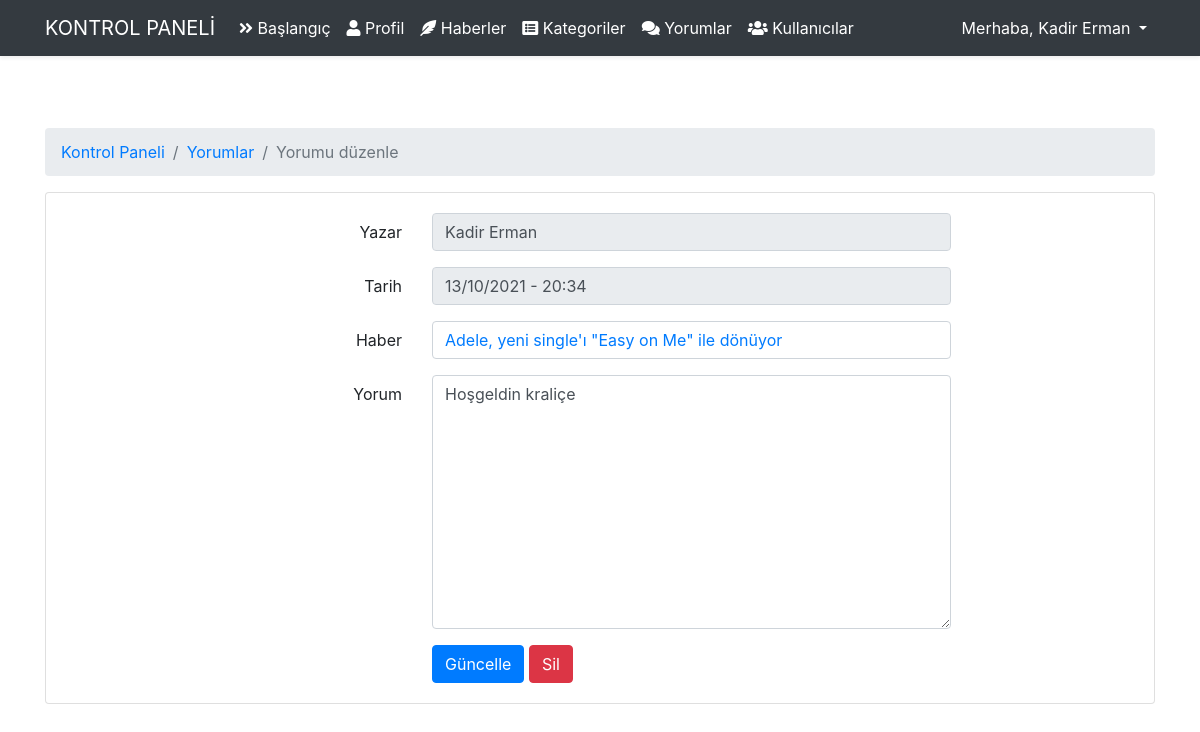
/admin/comment/edit?id=2 (signed in), run on the app's committed database.
### tables this page shows
CREATE TABLE `users` (
  `id` int(11) NOT NULL,
  `name` varchar(255) NOT NULL,
  `lastname` varchar(255) NOT NULL,
  `email` varchar(255) NOT NULL,
  `password` varchar(255) NOT NULL,
  `role_level` int(11) NOT NULL DEFAULT 1
);

CREATE TABLE `comments` (
  `id` int(11) NOT NULL,
  `content` text NOT NULL,
  `date` timestamp NOT NULL DEFAULT current_timestamp(),
  `user_id` int(11) DEFAULT NULL,
  `news_id` int(11) NOT NULL
);

### core/Router.php (called while the page is built, shortened)
<?php
class Router
{
    public Request $request;
    protected array $routes = [];
    public function __construct(Request $request)
    {
        $this->request = $request;
    }
    public function get($path, $callback)
    {
        $this->routes['get'][$path] = $callback;
    }
    public function post($path, $callback)
    {
        $this->routes['post'][$path] = $callback;
    }
    public function resolve()
    {
        $path = $this->request->getPath();
        $method = $this->request->method();
        $callback = $this->routes[$method][$path] ?? false;
        if (is_array($callback)) {
            $controller = new $callback[0]();
            $controller->action = $callback[1];
            $callback[0] = $controller;
        }
        return call_user_func($callback, $this->request);
    }
    public function view(string $view, ?string $title = null, array $data = [])
    {
        require_once __DIR__ . "/../app/views/$view.php";
        return ob_get_clean();
    }
}

### core/Controller.php (called while the page is built, shortened)
<?php
abstract class Controller
{
    public static function view(string $view, ?string $title = null, array $data = [])
    {
        return Application::$app->router->view($view, $title, $data);
    }
}

### app/Controllers/Admin/CommentController.php (called while the page is built, shortened)
<?php
class CommentController extends Controller
{
    public function edit(Request $request)
    {
        $id = $request->getBody()['id'] ?? null;
        $comments = Comment::where([
            'id'    => $id
        ]);
        $post = (new Comment())->getNews($comments[0]['news_id']);
        $comments[0]['date'] = date("d/m/Y - H:i", strtotime($comments[0]['date']));
        $comments[0]['news'] = $post['title'];
        if ($comments[0]['user_id'] === null) {
            $comments[0]['user'] = "Anonim";
        } else {
            $user = (new Comment())->getUser($comments[0]['user_id']);
            $comments[0]['user'] = $user['name'] . " " . $user['lastname'];
        }
        $comments = $comments[0];
        return $this->view('auth/admin/comment-edit', 'Yorumu düzenle', compact('comments'));
    }
}

### public/index.php (called while the page is built, shortened)
<?php
$app = new Application();
$app->run();

### core/Session.php (called while the page is built, shortened)
<?php
class Session
{
    public static function get($key)
    {
        return !empty($_SESSION[$key]) ? $_SESSION[$key] : null;
    }
}

### core/DB.php (called while the page is built, shortened)
<?php
class DB
{
    public static function connection()
    {
        $env = parse_ini_file(__DIR__ . '/../.env');
        $host = $env['DB_HOST'];
        $database = $env['DB_DATABASE'];
        $username = $env['DB_USERNAME'];
        $password = $env['DB_PASSWORD'];
        try {
            $dsn = "mysql:host=$host; dbname=$database;";
            $pdo = new PDO($dsn, $username, $password);
            return $pdo;
        } catch (PDOException $e) {
            echo "Veritabanı hatası " . $e->getMessage();
            Logger::emergency('Veritabanına bağlanamadı.', [false]);
            exit();
        }
    }
    public static function find(string $table, mixed $id)
    {
        $db = self::connection();
        $stm = $db->prepare("SELECT * FROM $table WHERE id = :id");
        $stm->bindParam(":id", $id);
        $stm->execute();
        return $stm->fetch(PDO::FETCH_ASSOC);
    }
    public static function where($table, array $values)
    {
        $section = '';
        $is_first = true;
        foreach ($values as $column => $value) {
            $section .= $is_first ? "$column = :$column" : " and $column = :$column";
            $is_first = false;
        }
        $db = self::connection();
        $stm = $db->prepare("SELECT * FROM $table WHERE $section");
        foreach ($values as $column => $value) {
            $stm->bindValue(":$column", $value);
        }
        $stm->execute();
        return $stm->fetchAll(PDO::FETCH_ASSOC);
    }
}

### core/Model.php (called while the page is built, shortened)
<?php
abstract class Model
{
    public static function find(int $id) {
        $table = static::$table;
        return DB::find($table, $id);
    }
    public static function where(array $values) {
        $table = static::$table;
        return DB::where($table, $values);
    }
}

### app/Models/Comment.php (called while the page is built, shortened)
<?php
class Comment extends Model
{
    public function getUser(int $user_id)
    {
        return User::find($user_id);
    }
    public function getNews(int $news_id)
    {
        return News::find($news_id);
    }
}

### app/views/auth/admin/comment-edit.php (the view, shortened to what this page needs)
<?php use Core\Session;
require __DIR__ . '/layouts/header.php';?>
    <div class="container">
        <div class="row justify-content-center py-5">
            <div class="col-md-12">
                <nav aria-label="breadcrumb">
                    <ol class="breadcrumb">
                        <li class="breadcrumb-item"><a href="/admin">Kontrol Paneli</a></li>
                        <li class="breadcrumb-item"><a href="/admin/comment">Yorumlar</a></li>
                        <li class="breadcrumb-item active" aria-current="page"><?= $title ?></li>
                    </ol>
                </nav>
                <div class="card">
                    <div class="card-body">
                        <form action="" method="POST">
                            <div class="form-group row">
                                <label for="title" class="col-md-4 col-form-label text-md-right">Yazar</label>
                                <div class="col-md-6">
                                    <input id="title" type="text" class="form-control" name="title" required autocomplete="title" value="<?= $comments['user'] ?>" readonly>
                                </div>
                            </div>
                            <div class="form-group row">
                                <label for="title" class="col-md-4 col-form-label text-md-right">Tarih</label>
                                <div class="col-md-6">
                                    <input id="title" type="text" class="form-control" name="title" required autocomplete="title" value="<?= $comments['date'] ?>" readonly>
                                </div>
                            </div>
                            <div class="form-group row">
                                <label for="title" class="col-md-4 col-form-label text-md-right">Haber</label>
                                <div class="col-md-6">
                                    <div class="form-control">
                                        <a href="/news?id=<?= $comments['news_id'] ?>" target="_blank"><?= $comments['news'] ?></a>
                                    </div>
                                </div>
                            </div>
                            <div class="form-group row">
                                <label for="content" class="col-md-4 col-form-label text-md-right">Yorum</label>
                                <div class="col-md-6">
                                    <textarea name="content" class="form-control" id="content" cols="30" rows="10"><?= $comments['content'] ?></textarea>
                                </div>
                            </div>
                            <div class="form-group row mb-0">
                                <div class="col-md-6 offset-md-4">
                                    <button type="submit" name="submit" class="btn btn-primary" value="update">Güncelle</button>
                                    <button type="submit" name="submit" class="btn btn-danger" value="delete">Sil</button>
                                </div>
                            </div>
                        </form>
                    </div>
                </div>
            </div>
        </div>
    </div>
<?php require __DIR__ . '/layouts/footer.php';?>

### app/views/auth/admin/layouts/navbar.php (shortened to what this page needs)
<nav class="navbar navbar-expand-md navbar-dark bg-dark shadow-sm">
    <div class="container">
        <a class="navbar-brand text-uppercase" href="/admin">Kontrol Paneli</a>
        <div class="collapse navbar-collapse" id="navbars">
            <ul class="navbar-nav me-auto mb-2 mb-lg-0">
                <li class="nav-item">
                    <a class="nav-link text-white" aria-current="page" href="/admin">
                        <i class="fas fa-angle-double-right"></i>
                        Başlangıç
                    </a>
                </li>
                <li class="nav-item">
                    <a class="nav-link text-white" aria-current="page" href="/admin/profile">
                        <i class="fas fa-user"></i>
                        Profil
                    </a>
                </li>
                <?php if (user('role_level') >= 3): ?>
                <li class="nav-item">
                    <a class="nav-link text-white" aria-current="page" href="/admin/news">
                        <i class="fas fa-feather-alt"></i>
                        Haberler
                    </a>
                </li>
                    <li class="nav-item">
                        <a class="nav-link text-white" aria-current="page" href="/admin/category">
                            <i class="fas fa-list-alt"></i>
                            Kategoriler
                        </a>
                    </li>
                <?php endif; ?>
                <?php if (user('role_level') >= 3): ?>
                    <li class="nav-item">
                        <a class="nav-link text-white" aria-current="page" href="/admin/comment">
                            <i class="fas fa-comments"></i>
                            Yorumlar
                        </a>
                    </li>
                    <li class="nav-item">
                        <a class="nav-link text-white" aria-current="page" href="/admin/user">
                            <i class="fas fa-users"></i>
                            Kullanıcılar
                        </a>
                    </li>
                <?php endif; ?>
            </ul>
            <div class="navbar-collapse">
                <ul class="navbar-nav ml-auto">
                    <div class="dropdown">
                        <a class="nav-link dropdown-toggle text-white" href="#" role="button" id="dropdownMenuLink" data-bs-toggle="dropdown" aria-expanded="false">
                            Merhaba, <?php echo user('name') ?> <?php echo user('lastname') ?>
                        </a>
                    </div>
                </ul>
            </div>
        </div>
    </div>
</nav>

### data on the page
users: name "Kadir", lastname "Erman"
comments: content "Hoşgeldin kraliçe"

### other printed values
$title "Yorumu düzenle"
$comments['news'] "Adele, yeni single'ı \"Easy on Me\" ile dönüyor"
